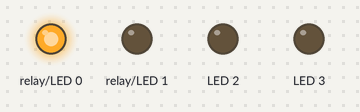
Bench run of a program on a simulated Raspberry Pi (BCM pin numbers) with a PiFace Digital. Shown: output pins drawn as LEDs (lit = HIGH). At 19.0 s the program stops and its outputs stay as they are.

Above: at 0.1 s.
At 2.6 s:
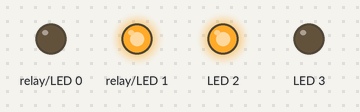
At 5.1 s:
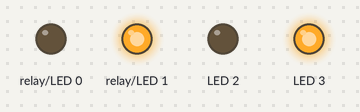
At 18.0 s:
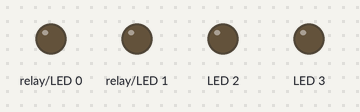
Timing chart, 0 to 19.5 s (numbered marks = the images above):
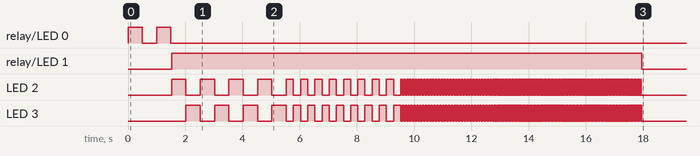

Measured:
- by itself, relay/LED 0: alternates HIGH for 0.50 s and LOW for 0.50 s, 4 changes in all, then stays LOW
- by itself, relay/LED 1: LOW → HIGH at 1.5 s, → LOW 16.4 s later
- by itself, LED 2: goes 4 × (HIGH 0.50 s, LOW 0.50 s), 8 × (HIGH 0.25 s, LOW 0.25 s), 159 × (HIGH 0.05 s, LOW 0.05 s), HIGH 0.02 s, then LOW
- by itself, LED 3: goes 3 × (HIGH 0.50 s, LOW 0.50 s), HIGH 0.50 s, 8 × (LOW 0.25 s, HIGH 0.25 s), 160 × (LOW 0.05 s, HIGH 0.05 s), then LOW

The program:

LEDblink.py
```python
from time import sleep
import pifacedigitalio as p
p.init()
p.digital_write(0,1)
sleep(0.5)
p.digital_write(0,0)
sleep(0.5)
p.digital_write(0,1)
sleep(0.5)
p.digital_write(0,0)
sleep(0.025)
p.digital_write(1,1)
n1 = 4
sum1 = 0
counter1 = 1
n2 = 8
sum2 = 0
counter2 = 1
n3 = 32
sum3 = 0
counter3 = 1
n4 = 128
sum4 = 0
counter4 = 1
while counter1 <= n1:
    p.digital_write(3,0)
    p.digital_write(2,1)
    sleep(0.5)
    p.digital_write(2,0)
    p.digital_write(3,1)
    sleep(0.5)
    sum1 = sum1 + counter1
    counter1 += 1

while counter2 <= n2:
    p.digital_write(3,0)
    p.digital_write(2,1)
    sleep(0.25)
    p.digital_write(2,0)
    p.digital_write(3,1)
    sleep(0.25)
    sum2 = sum2 + counter2
    counter2 += 1

while counter3 <= n3:
    p.digital_write(3,0)
    p.digital_write(2,1)
    sleep(0.05)
    p.digital_write(2,0)
    p.digital_write(3,1)
    sleep(0.05)
    sum3 = sum3 + counter3
    counter3 += 1

while counter4 <= n4:
    p.digital_write(3,0)
    p.digital_write(2,1)
    sleep(0.02)
    p.digital_write(2,0)
    p.digital_write(3,1)
    sleep(0.02)
    sum4 = sum4 + counter4
    counter4 += 1

p.digital_write(3,0)
p.digital_write(1,0)
sleep(1)
exit()
```
